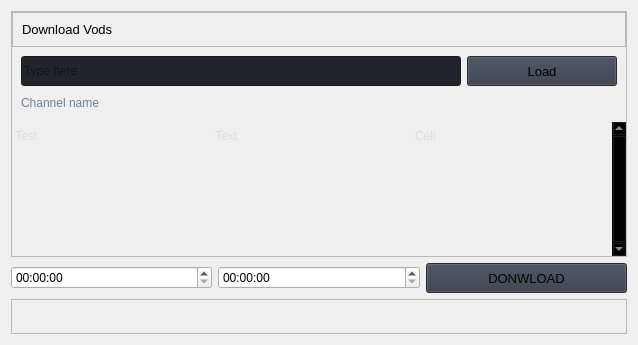
                       <widget class="QWidget" name="vods">
                        <layout class="QVBoxLayout" name="verticalLayout_20">
                         <item>
                          <layout class="QVBoxLayout" name="verticalLayout_21">
                           <item>
                            <widget class="QFrame" name="row_4">
                             <property name="frameShape">
                              <enum>QFrame::StyledPanel</enum>
                             </property>
                             <property name="frameShadow">
                              <enum>QFrame::Raised</enum>
                             </property>
                             <layout class="QVBoxLayout" name="verticalLayout_22">
                              <property name="spacing">
                               <number>0</number>
                              </property>
                              <property name="leftMargin">
                               <number>0</number>
                              </property>
                              <property name="topMargin">
                               <number>0</number>
                              </property>
                              <property name="rightMargin">
                               <number>0</number>
                              </property>
                              <property name="bottomMargin">
                               <number>0</number>
                              </property>
                              <item>
                               <widget class="QFrame" name="frame_div_content_2">
                                <property name="minimumSize">
                                 <size>
                                  <width>0</width>
                                  <height>110</height>
                                 </size>
                                </property>
                                <property name="maximumSize">
                                 <size>
                                  <width>16777215</width>
                                  <height>110</height>
                                 </size>
                                </property>
                                <property name="frameShape">
                                 <enum>QFrame::NoFrame</enum>
                                </property>
                                <property name="frameShadow">
                                 <enum>QFrame::Raised</enum>
                                </property>
                                <layout class="QVBoxLayout" name="verticalLayout_23">
                                 <property name="spacing">
                                  <number>0</number>
                                 </property>
                                 <property name="leftMargin">
                                  <number>0</number>
                                 </property>
                                 <property name="topMargin">
                                  <number>0</number>
                                 </property>
                                 <property name="rightMargin">
                                  <number>0</number>
                                 </property>
                                 <property name="bottomMargin">
                                  <number>0</number>
                                 </property>
                                 <item>
                                  <widget class="QFrame" name="frame_title_wid_2">
                                   <property name="maximumSize">
                                    <size>
                                     <width>16777215</width>
                                     <height>35</height>
                                    </size>
                                   </property>
                                   <property name="frameShape">
                                    <enum>QFrame::StyledPanel</enum>
                                   </property>
                                   <property name="frameShadow">
                                    <enum>QFrame::Raised</enum>
                                   </property>
                                   <layout class="QVBoxLayout" name="verticalLayout_24">
                                    <item>
                                     <widget class="QLabel" name="labelBoxBlenderInstalation_2">
                                      <property name="font">
                                       <font>
                                        <family>Segoe UI</family>
                                        <pointsize>10</pointsize>
                                        <italic>false</italic>
                                        <bold>false</bold>
                                       </font>
                                      </property>
                                      <property name="styleSheet">
                                       <string notr="true"/>
                                      </property>
                                      <property name="text">
                                       <string>Download Vods</string>
                                      </property>
                                     </widget>
                                    </item>
                                   </layout>
                                  </widget>
                                 </item>
                                 <item>
                                  <widget class="QFrame" name="frame_content_wid_2">
                                   <property name="frameShape">
                                    <enum>QFrame::NoFrame</enum>
                                   </property>
                                   <property name="frameShadow">
                                    <enum>QFrame::Raised</enum>
                                   </property>
                                   <layout class="QHBoxLayout" name="horizontalLayout_10">
                                    <item>
                                     <layout class="QGridLayout" name="gridLayout_3">
                                      <property name="bottomMargin">
                                       <number>0</number>
                                      </property>
                                      <item row="1" column="0" colspan="2">
                                       <widget class="QLabel" name="labelVersion_4">
                                        <property name="styleSheet">
                                         <string notr="true">color: rgb(113, 126, 149);</string>
                                        </property>
                                        <property name="lineWidth">
                                         <number>1</number>
                                        </property>
                                        <property name="text">
                                         <string>Channel name</string>
                                        </property>
                                        <property name="alignment">
                                         <set>Qt::AlignLeading|Qt::AlignLeft|Qt::AlignVCenter</set>
                                        </property>
                                       </widget>
                                      </item>
                                      <item row="0" column="0">
                                       <widget class="QLineEdit" name="lineEdit_2">
                                        <property name="minimumSize">
                                         <size>
                                          <width>0</width>
                                          <height>30</height>
                                         </size>
                                        </property>
                                        <property name="styleSheet">
                                         <string notr="true">background-color: rgb(33, 37, 43);</string>
                                        </property>
                                        <property name="text">
                                         <string/>
                                        </property>
                                        <property name="placeholderText">
                                         <string>Type here</string>
                                        </property>
                                       </widget>
                                      </item>
                                      <item row="0" column="1">
                                       <widget class="QPushButton" name="pushButton_2">
                                        <property name="minimumSize">
                                         <size>
                                          <width>150</width>
                                          <height>30</height>
                                         </size>
                                        </property>
                                        <property name="font">
                                         <font>
                                          <family>Segoe UI</family>
                                          <pointsize>10</pointsize>
                                          <italic>false</italic>
                                          <bold>false</bold>
                                         </font>
                                        </property>
                                        <property name="cursor">
                                         <cursorShape>PointingHandCursor</cursorShape>
                                        </property>
                                        <property name="styleSheet">
                                         <string notr="true">background-color: rgb(52, 59, 72);</string>
                                        </property>
                                        <property name="text">
                                         <string>Load</string>
                                        </property>
                                       </widget>
                                      </item>
                                     </layout>
                                    </item>
                                   </layout>
                                  </widget>
                                 </item>
                                </layout>
                               </widget>
                              </item>
                              <item>
                               <widget class="QTableWidget" name="tableWidget_4">
                                <property name="sizePolicy">
                                 <sizepolicy hsizetype="Expanding" vsizetype="Expanding">
                                  <horstretch>0</horstretch>
                                  <verstretch>0</verstretch>
                                 </sizepolicy>
                                </property>
                                <property name="palette">
                                 <palette>
                                  <active>
                                   <colorrole role="WindowText">
                                    <brush brushstyle="SolidPattern">
                                     <color alpha="255">
                                      <red>221</red>
                                      <green>221</green>
                                      <blue>221</blue>
                                     </color>
                                    </brush>
                                   </colorrole>
                                   <colorrole role="Button">
                                    <brush brushstyle="SolidPattern">
                                     <color alpha="0">
                                      <red>0</red>
                                      <green>0</green>
                                      <blue>0</blue>
                                     </color>
                                    </brush>
                                   </colorrole>
                                   <colorrole role="Text">
                                    <brush brushstyle="SolidPattern">
                                     <color alpha="255">
                                      <red>221</red>
                                      <green>221</green>
                                      <blue>221</blue>
                                     </color>
                                    </brush>
                                   </colorrole>
                                   <colorrole role="ButtonText">
                                    <brush brushstyle="SolidPattern">
                                     <color alpha="255">
                                      <red>221</red>
                                      <green>221</green>
                                      <blue>221</blue>
                                     </color>
                                    </brush>
                                   </colorrole>
                                   <colorrole role="Base">
                                    <brush brushstyle="NoBrush">
                                     <color alpha="255">
                                      <red>0</red>
                                      <green>0</green>
                                      <blue>0</blue>
                                     </color>
                                    </brush>
                                   </colorrole>
                                   <colorrole role="Window">
                                    <brush brushstyle="SolidPattern">
                                     <color alpha="0">
                                      <red>0</red>
                                      <green>0</green>
                                      <blue>0</blue>
                                     </color>
                                    </brush>
                                   </colorrole>
                                   <colorrole role="PlaceholderText">
                                    <brush brushstyle="SolidPattern">
                                     <color alpha="128">
                                      <red>221</red>
                                      <green>221</green>
                                      <blue>221</blue>
                                     </color>
                                    </brush>
                                   </colorrole>
                                  </active>
                                  <inactive>
                                   <colorrole role="WindowText">
                                    <brush brushstyle="SolidPattern">
                                     <color alpha="255">
                                      <red>221</red>
                                      <green>221</green>
                                      <blue>221</blue>
                                     </color>
                                    </brush>
                                   </colorrole>
                                   <colorrole role="Button">
                                    <brush brushstyle="SolidPattern">
                                     <color alpha="0">
                                      <red>0</red>
                                      <green>0</green>
                                      <blue>0</blue>
                                     </color>
                                    </brush>
                                   </colorrole>
                                   <colorrole role="Text">
                                    <brush brushstyle="SolidPattern">
                                     <color alpha="255">
                                      <red>221</red>
                                      <green>221</green>
                                      <blue>221</blue>
                                     </color>
                                    </brush>
                                   </colorrole>
                                   <colorrole role="ButtonText">
                                    <brush brushstyle="SolidPattern">
                                     <color alpha="255">
                                      <red>221</red>
                                      <green>221</green>
                                      <blue>221</blue>
                                     </color>
                                    </brush>
                                   </colorrole>
                                   <colorrole role="Base">
                                    <brush brushstyle="NoBrush">
                                     <color alpha="255">
                                      <red>0</red>
                                      <green>0</green>
                                      <blue>0</blue>
                                     </color>
                                    </brush>
                                   </colorrole>
                                   <colorrole role="Window">
                                    <brush brushstyle="SolidPattern">
                                     <color alpha="0">
                                      <red>0</red>
                                      <green>0</green>
                                      <blue>0</blue>
                                     </color>
                                    </brush>
                                   </colorrole>
                                   <colorrole role="PlaceholderText">
                                    <brush brushstyle="SolidPattern">
                                     <color alpha="128">
                                      <red>221</red>
                                      <green>221</green>
                                      <blue>221</blue>
                                     </color>
                                    </brush>
                                   </colorrole>
                                  </inactive>
                                  <disabled>
                                   <colorrole role="WindowText">
                                    <brush brushstyle="SolidPattern">
                                     <color alpha="255">
                                      <red>221</red>
                                      <green>221</green>
                                      <blue>221</blue>
                                     </color>
                                    </brush>
                                   </colorrole>
                                   <colorrole role="Button">
                                    <brush brushstyle="SolidPattern">
                                     <color alpha="0">
                                      <red>0</red>
                                      <green>0</green>
                                      <blue>0</blue>
                                     </color>
                                    </brush>
                                   </colorrole>
                                   <colorrole role="Text">
                                    <brush brushstyle="SolidPattern">
                                     <color alpha="255">
                                      <red>221</red>
                                      <green>221</green>
                                      <blue>221</blue>
                                     </color>
                                    </brush>
                                   </colorrole>
                                   <colorrole role="ButtonText">
                                    <brush brushstyle="SolidPattern">
                                     <color alpha="255">
                                      <red>221</red>
                                      <green>221</green>
                                      <blue>221</blue>
                                     </color>
                                    </brush>
                                   </colorrole>
                                   <colorrole role="Base">
                                    <brush brushstyle="NoBrush">
                                     <color alpha="255">
                                      <red>0</red>
                                      <green>0</green>
                                      <blue>0</blue>
                                     </color>
                                    </brush>
                                   </colorrole>
                                   <colorrole role="Window">
                                    <brush brushstyle="SolidPattern">
                                     <color alpha="0">
                                      <red>0</red>
                                      <green>0</green>
                                      <blue>0</blue>
                                     </color>
                                    </brush>
                                   </colorrole>
                                   <colorrole role="PlaceholderText">
                                    <brush brushstyle="SolidPattern">
                                     <color alpha="128">
                                      <red>221</red>
                                      <green>221</green>
                                      <blue>221</blue>
                                     </color>
                                    </brush>
                                   </colorrole>
                                  </disabled>
                                 </palette>
                                </property>
                                <property name="frameShape">
                                 <enum>QFrame::NoFrame</enum>
                                </property>
                                <property name="verticalScrollBarPolicy">
                                 <enum>Qt::ScrollBarAlwaysOn</enum>
                                </property>
                                <property name="sizeAdjustPolicy">
                                 <enum>QAbstractScrollArea::AdjustToContents</enum>
                                </property>
                                <property name="editTriggers">
                                 <set>QAbstractItemView::NoEditTriggers</set>
                                </property>
                                <property name="selectionMode">
                                 <enum>QAbstractItemView::SingleSelection</enum>
                                </property>
                                <property name="selectionBehavior">
                                 <enum>QAbstractItemView::SelectRows</enum>
                                </property>
                                <property name="showGrid">
                                 <bool>true</bool>
                                </property>
                                <property name="gridStyle">
                                 <enum>Qt::SolidLine</enum>
                                </property>
                                <property name="sortingEnabled">
                                 <bool>false</bool>
                                </property>
                                <property name="wordWrap">
                                 <bool>false</bool>
                                </property>
                                <property name="rowCount">
                                 <number>4</number>
                                </property>
                                <property name="columnCount">
                                 <number>3</number>
                                </property>
                                <attribute name="horizontalHeaderVisible">
                                 <bool>false</bool>
                                </attribute>
                                <attribute name="horizontalHeaderCascadingSectionResizes">
                                 <bool>true</bool>
                                </attribute>
                                <attribute name="horizontalHeaderDefaultSectionSize">
                                 <number>200</number>
                                </attribute>
                                <attribute name="horizontalHeaderStretchLastSection">
                                 <bool>true</bool>
                                </attribute>
                                <attribute name="verticalHeaderVisible">
                                 <bool>false</bool>
                                </attribute>
                                <attribute name="verticalHeaderCascadingSectionResizes">
                                 <bool>false</bool>
                                </attribute>
                                <attribute name="verticalHeaderHighlightSections">
                                 <bool>false</bool>
                                </attribute>
                                <attribute name="verticalHeaderStretchLastSection">
                                 <bool>true</bool>
                                </attribute>
                                <row>
                                 <property name="text">
                                  <string>New Row</string>
                                 </property>
                                 <property name="font">
                                  <font>
                                   <family>Segoe UI</family>
                                  </font>
                                 </property>
                                </row>
                                <row/>
                                <row/>
                                <row/>
                                <column>
                                 <property name="text">
                                  <string>0</string>
                                 </property>
                                </column>
                                <column>
                                 <property name="text">
                                  <string>1</string>
                                 </property>
                                </column>
                                <column>
                                 <property name="text">
                                  <string>2</string>
                                 </property>
                                </column>
                                <item row="0" column="0">
                                 <property name="text">
                                  <string>Test</string>
                                 </property>
                                </item>
                                <item row="0" column="1">
                                 <property name="text">
                                  <string>Text</string>
                                 </property>
                                </item>
                                <item row="0" column="2">
                                 <property name="text">
                                  <string>Cell</string>
                                 </property>
                                </item>
                               </widget>
                              </item>
                             </layout>
                            </widget>
                           </item>
                          </layout>
                         </item>
                         <item>
                          <layout class="QHBoxLayout" name="horizontalLayout_7">
                           <item>
                            <widget class="QTimeEdit" name="timeEdit_2">
                             <property name="currentSection">
                              <enum>QDateTimeEdit::HourSection</enum>
                             </property>
                             <property name="displayFormat">
                              <string>HH:mm:ss</string>
                             </property>
                            </widget>
                           </item>
                           <item>
                            <widget class="QTimeEdit" name="timeEdit">
                             <property name="displayFormat">
                              <string>HH:mm:ss</string>
                             </property>
                            </widget>
                           </item>
                           <item>
                            <widget class="QPushButton" name="pushButton_5">
                             <property name="minimumSize">
                              <size>
                               <width>150</width>
                               <height>30</height>
                              </size>
                             </property>
                             <property name="font">
                              <font>
                               <family>Segoe UI</family>
                               <pointsize>10</pointsize>
                               <italic>false</italic>
                               <bold>false</bold>
                              </font>
                             </property>
                             <property name="cursor">
                              <cursorShape>PointingHandCursor</cursorShape>
                             </property>
                             <property name="styleSheet">
                              <string notr="true">background-color: rgb(52, 59, 72);</string>
                             </property>
                             <property name="text">
                              <string>DONWLOAD</string>
                             </property>
                             <property name="icon">
                              <iconset resource="resources.qrc">
                               <normaloff>:/icons/images/icons/cil-caret-bottom.png</normaloff>:/icons/images/icons/cil-caret-bottom.png</iconset>
                             </property>
                            </widget>
                           </item>
                          </layout>
                         </item>
                         <item>
                          <widget class="QFrame" name="frame_title_wid_5">
                           <property name="maximumSize">
                            <size>
                             <width>16777215</width>
                             <height>35</height>
                            </size>
                           </property>
                           <property name="frameShape">
                            <enum>QFrame::StyledPanel</enum>
                           </property>
                           <property name="frameShadow">
                            <enum>QFrame::Raised</enum>
                           </property>
                           <layout class="QVBoxLayout" name="verticalLayout_35">
                            <item>
                             <widget class="QLabel" name="labelprogress">
                              <property name="font">
                               <font>
                                <family>Segoe UI</family>
                                <pointsize>10</pointsize>
                                <italic>false</italic>
                                <bold>false</bold>
                               </font>
                              </property>
                              <property name="styleSheet">
                               <string notr="true"/>
                              </property>
                              <property name="text">
                               <string/>
                              </property>
                             </widget>
                            </item>
                           </layout>
                          </widget>
                         </item>
                        </layout>
                       </widget>
